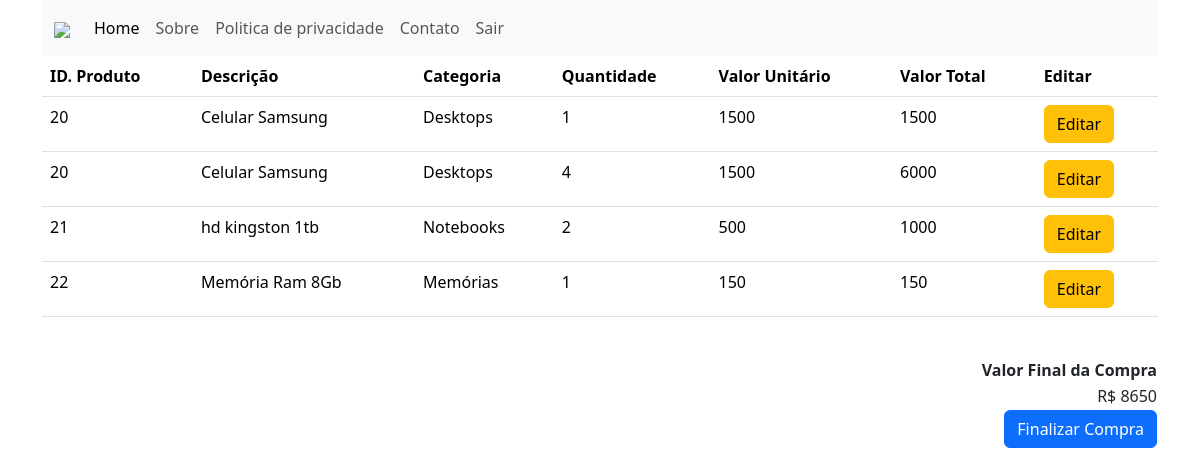
Page /carrinho.php?id_carrinho=1 (signed in) on the committed database.
### tables this page shows
CREATE TABLE `carrinho` (
  `id_carrinho` int(11) NOT NULL,
  `id_cliente` int(11) NOT NULL DEFAULT 0,
  `data` datetime NOT NULL,
  `num_cupom` varchar(20) NOT NULL,
  `valor_pedido` float NOT NULL DEFAULT 0,
  `valor_desconto` float NOT NULL DEFAULT 0,
  `valor_total` float NOT NULL DEFAULT 0
);

CREATE TABLE `produtos` (
  `id_produto` int(11) NOT NULL,
  `id_categoria` int(11) NOT NULL DEFAULT 0,
  `desc_produto` varchar(80) NOT NULL,
  `id_fornecedor` int(11) NOT NULL DEFAULT 0,
  `quantidade` int(11) NOT NULL DEFAULT 0,
  `preco` float NOT NULL DEFAULT 0,
  `imagem` varchar(200) NOT NULL
);

CREATE TABLE `categorias` (
  `id_categoria` int(11) NOT NULL,
  `desc_categoria` varchar(60) NOT NULL
);

CREATE TABLE `carrinho_itens` (
  `id_item` int(11) NOT NULL,
  `id_carrinho` int(11) NOT NULL DEFAULT 0,
  `id_produto` int(11) NOT NULL DEFAULT 0,
  `quantidade` int(11) NOT NULL DEFAULT 0,
  `valor_unitario` float NOT NULL DEFAULT 0,
  `valor_total` float NOT NULL DEFAULT 0
);

### carrinho.php (the view, shortened to what this page needs)
<?php
include 'conexao.php';
?>
<!DOCTYPE html>
<html>
<head>
    <link href="https://cdn.jsdelivr.net/npm/bootstrap@5.3.3/dist/css/bootstrap.min.css" rel="stylesheet">
</head>
<body>
 <div class="container">
    <?php include 'menu.php';?>
 <table class="table table-hover">
        <thead>
        <tr>
            <th>ID. Produto</th>
            <th>Descrição</th>
            <th>Categoria</th>
            <th>Quantidade</th>
            <th>Valor Unitário</th>
            <th>Valor Total</th>
            <th>Editar</th>
        </tr>
        </thead>
        <tbody>
            <?php
                $id_carrinho = $_GET['id_carrinho'];
                $sql = "select *, carrinho_itens.quantidade as qtde from carrinho INNER JOIN carrinho_itens on carrinho.id_carrinho=carrinho_itens.id_carrinho INNER JOIN produtos on carrinho_itens.id_produto=produtos.id_produto INNER JOIN categorias on produtos.id_categoria=categorias.id_categoria INNER JOIN fornecedores on produtos.id_fornecedor=fornecedores.id_fornecedor where carrinho.id_carrinho=$id_carrinho order by produtos.desc_produto";
                $busca_carrinho = mysqli_query($conexao, $sql);
                $total_compra =0;
                while($array = mysqli_fetch_array($busca_carrinho)){
                    $id_produto             = $array['id_produto'];
                    $desc_produto           = $array['desc_produto'];
                    $desc_categoria         = $array['desc_categoria'];
                    $quantidade             = $array['qtde'];
                    $valor_unitario         = $array['valor_unitario'];
                    $valor_total            = $array['valor_total'];
                    $id_item                = $array['id_item'];
                    $total_compra = $total_compra + $valor_total;
                    ?>
                <tr>
                <td><?php echo $id_produto ?></td>
                <td><?php echo $desc_produto ?></td>
                <td><?php echo $desc_categoria ?></td>
                <td><?php echo $quantidade ?></td>
                <td><?php echo $valor_unitario ?></td>
                <td><?php echo $valor_total?></td>
                <td><a href="editar_itens.php?id_item=<?php echo $id_item ?>" button type="button" class="btn btn-warning">Editar</a></td>
                </tr>
                <?php } ?>
        </tbody>
        </table>
        <table align="right">
            <tr>
                <th>Valor Final da Compra</th>
                </tr>
                <td align="right">R$ <?php echo $total_compra?></td>
                <tr>
                <td align="right">
                    <a href="https://www.pagseguro.com.br" type="button" class="btn btn-primary">Finalizar Compra</a>
                 </td>
                </tr>
</div>
</body>
</html>

### menu.php (shortened to what this page needs)
<nav class="navbar navbar-expand-lg bg-body-tertiary">
  <div class="container-fluid">
    <a class="navbar-brand" href="index.php"><img src="images/logo_nossaloja.png" width="130px"></a>
    <div class="collapse navbar-collapse" id="navbarNavDropdown">
      <ul class="navbar-nav">
        <li class="nav-item">
          <a class="nav-link active" aria-current="page" href="index.php">Home</a>
        </li>
        <li class="nav-item">
          <a class="nav-link" href="sobre.php">Sobre</a>
        </li>
        <li class="nav-item">
          <a class="nav-link" href="politica.php">Politica de privacidade</a>
        </li>
        <li class="nav-item">
          <a class="nav-link" href="contato.php">Contato</a>
        </li>
        <li class="nav-item">
          <a class="nav-link" href="fechar.php">Sair</a>
        </li>
      </ul>
    </div>
  </div>
</nav>

### rows in the picture
carrinho: produtos.id_produto "20", produtos.desc_produto "Celular Samsung", categorias.desc_categoria "Desktops", carrinho_itens.quantidade "1", carrinho_itens.valor_unitario "1500", carrinho_itens.valor_total "1500", carrinho_itens.quantidade "4", carrinho_itens.valor_total "6000", produtos.id_produto "21", produtos.desc_produto "hd kingston 1tb", categorias.desc_categoria "Notebooks", carrinho_itens.quantidade "2", carrinho_itens.valor_unitario "500", carrinho_itens.valor_total "1000", produtos.id_produto "22", produtos.desc_produto "Memória Ram 8Gb", categorias.desc_categoria "Memórias", carrinho_itens.valor_unitario "150", carrinho_itens.valor_total "150"

### other values in the picture
$total_compra "8650"
